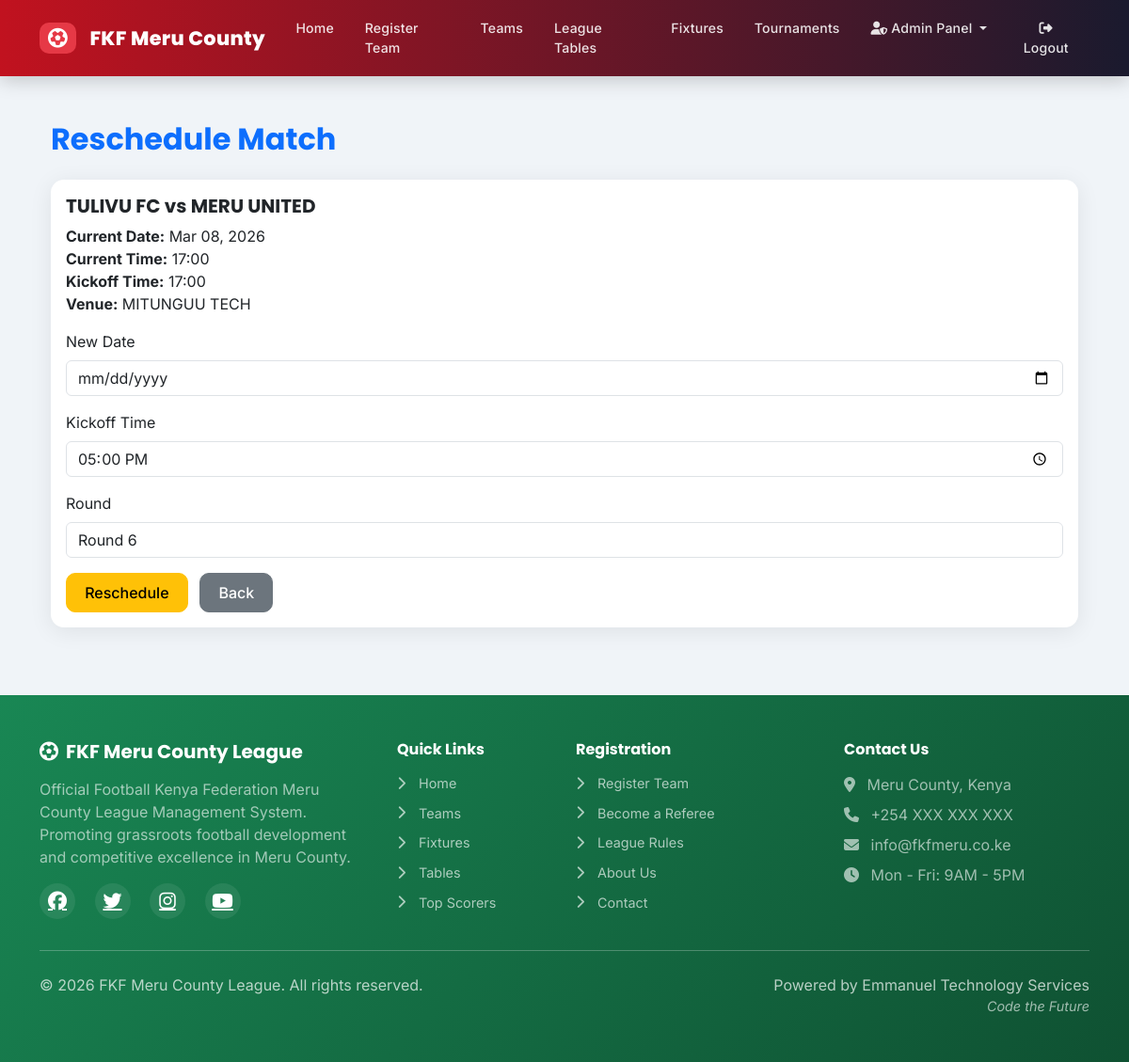
Page /matches/match/1154/reschedule/ (signed in) on the committed database.
### matches/models.py (models this page shows, shortened)
class Match(models.Model):
    STATUS_CHOICES = [
        ('scheduled', 'Scheduled'),
        ('live', 'Live'),
        ('ongoing', 'Ongoing'),
        ('completed', 'Completed'),
        ('postponed', 'Postponed'),
        ('cancelled', 'Cancelled'),
    ]
    home_team = models.ForeignKey(Team, on_delete=models.CASCADE, related_name='home_matches')
    away_team = models.ForeignKey(Team, on_delete=models.CASCADE, related_name='away_matches')
    zone = models.ForeignKey('teams.Zone', on_delete=models.CASCADE)
    round_number = models.IntegerField(default=1)
    match_date = models.DateTimeField()
    kickoff_time = models.CharField(
        max_length=5,
        blank=True,
        null=True,
        help_text="Format: HH:MM (e.g., 15:00 for 3 PM)"
    )
    venue = models.CharField(max_length=200)
    status = models.CharField(max_length=20, choices=STATUS_CHOICES, default='scheduled')
    start_time = models.DateTimeField(null=True, blank=True, help_text="Time when match went live.")
    home_score = models.IntegerField(default=0)
    away_score = models.IntegerField(default=0)
    referee = models.ForeignKey('referees.Referee', on_delete=models.SET_NULL, null=True, blank=True)
    assistant_referee_1 = models.ForeignKey('referees.Referee', on_delete=models.SET_NULL, null=True, blank=True, related_name='assistant_referee_1_matches')
    assistant_referee_2 = models.ForeignKey('referees.Referee', on_delete=models.SET_NULL, null=True, blank=True, related_name='assistant_referee_2_matches')
    created_at = models.DateTimeField(auto_now_add=True)
    updated_at = models.DateTimeField(auto_now=True)
    def __init__(self, *args, **kwargs):
        super().__init__(*args, **kwargs)
        if self.match_date and timezone.is_naive(self.match_date):
            self.match_date = timezone.make_aware(self.match_date)
    def __setattr__(self, name, value):
        if name == 'match_date' and value is not None:
            if hasattr(value, 'tzinfo') and timezone.is_naive(value):
                value = timezone.make_aware(value)
        super().__setattr__(name, value)

### teams/models.py (models this page shows, shortened)
class Team(models.Model):
    STATUS_CHOICES = [
        ('pending', 'Pending'),
        ('approved', 'Approved'),
        ('rejected', 'Rejected'),
        ('suspended', 'Suspended'),
    ]
    team_name = models.CharField(max_length=200, unique=True)
    team_code = models.CharField(max_length=20, unique=True, blank=True)
    logo = models.ImageField(upload_to='team_logos/', blank=True, null=True)
    location = models.CharField(max_length=200)
    home_ground = models.CharField(max_length=200)
    map_location = models.URLField(blank=True)
    latitude = models.DecimalField(max_digits=9, decimal_places=6, blank=True, null=True)
    longitude = models.DecimalField(max_digits=9, decimal_places=6, blank=True, null=True)
    contact_person = models.CharField(max_length=100)
    phone_number = models.CharField(
        max_length=13,
        unique=True,
        validators=[validate_kenya_phone],
        help_text="Must be +254 followed by 9 digits (e.g., +254712345678)"
    )
    email = models.EmailField(blank=True, unique=True)
    zone = models.ForeignKey(Zone, on_delete=models.SET_NULL, null=True, blank=True)
    status = models.CharField(max_length=20, choices=STATUS_CHOICES, default='pending')
    manager = models.ForeignKey(
        settings.AUTH_USER_MODEL,
        on_delete=models.SET_NULL,
        null=True,
        blank=True,
        related_name='managed_teams'
    )
    payment_status = models.BooleanField(default=False)
    payment_date = models.DateField(blank=True, null=True)
    home_jersey_color = models.CharField(max_length=50, blank=True, default='#dc3545')
    home_shorts_color = models.CharField(max_length=50, blank=True, default='#ffffff')
    home_socks_color = models.CharField(max_length=50, blank=True, default='#dc3545')
    away_jersey_color = models.CharField(max_length=50, blank=True, default='#ffffff')
    away_shorts_color = models.CharField(max_length=50, blank=True, default='#dc3545')
    away_socks_color = models.CharField(max_length=50, blank=True, default='#ffffff')
    third_jersey_color = models.CharField(max_length=50, blank=True)
    third_shorts_color = models.CharField(max_length=50, blank=True)
    third_socks_color = models.CharField(max_length=50, blank=True)
    gk_home_jersey_color = models.CharField(max_length=50, blank=True, default='#28a745')
    gk_home_shorts_color = models.CharField(max_length=50, blank=True, default='#28a745')
    gk_home_socks_color = models.CharField(max_length=50, blank=True, default='#28a745')
    gk_away_jersey_color = models.CharField(max_length=50, blank=True, default='#ffc107')
    gk_away_shorts_color = models.CharField(max_length=50, blank=True, default='#ffc107')
    gk_away_socks_color = models.CharField(max_length=50, blank=True, default='#ffc107')
    gk_third_jersey_color = models.CharField(max_length=50, blank=True)
    gk_third_shorts_color = models.CharField(max_length=50, blank=True)
    gk_third_socks_color = models.CharField(max_length=50, blank=True)
    kit_colors_set = models.BooleanField(default=False)
    kit_setup_prompt_shown = models.BooleanField(default=False)
    home_kit_image = models.ImageField(upload_to='kit_images/', blank=True, null=True,
                                      help_text="Upload home kit design/image")
    away_kit_image = models.ImageField(upload_to='kit_images/', blank=True, null=True,
                                      help_text="Upload away kit design/image")
    third_kit_image = models.ImageField(upload_to='kit_images/', blank=True, null=True,
                                       help_text="Upload third kit design/image")
    gk_home_kit_image = models.ImageField(upload_to='kit_images/', blank=True, null=True,
                                         help_text="Upload GK home kit design/image")
    gk_away_kit_image = models.ImageField(upload_to='kit_images/', blank=True, null=True,
                                         help_text="Upload GK away kit design/image")
    gk_third_kit_image = models.ImageField(upload_to='kit_images/', blank=True, null=True,
                                          help_text="Upload GK third kit design/image")
    registration_date = models.DateTimeField(auto_now_add=True)
    def __str__(self):
        return self.team_name
    class Meta:
        ordering = ['team_name']

### matches/admin_views.py (the view, shortened to what this page needs)
@staff_member_required
def reschedule_match(request, match_id):
    match = get_object_or_404(Match, id=match_id)
    rounds = Match.objects.values_list('round_number', flat=True).distinct().order_by('round_number')
    return render(request, 'admin_dashboard/reschedule_single.html', {'match': match, 'rounds': rounds})

### templates/admin_dashboard/reschedule_single.html (shortened to what this page needs)
{% extends 'base.html' %}
{% block content %}
<div class="container mt-4">
    <h2 class="mb-4 text-primary">Reschedule Match</h2>
    <div class="card">
        <div class="card-body">
            <h5>{{ match.home_team }} vs {{ match.away_team }}</h5>
                <p><strong>Current Date:</strong> {{ match.match_date|date:'M d, Y' }}<br>
                    <strong>Current Time:</strong> {{ match.match_date|time:'H:i' }}<br>
                    <strong>Kickoff Time:</strong> {{ match.kickoff_time }}<br>
                    <strong>Venue:</strong> {{ match.venue }}</p>
            <form method="post">
                <div class="mb-3">
                    <label for="new_date" class="form-label">New Date</label>
                    <input type="date" class="form-control" id="new_date" name="new_date" required>
                </div>
                <div class="mb-3">
                    <label for="new_kickoff_time" class="form-label">Kickoff Time</label>
                    <input type="time" class="form-control" id="new_kickoff_time" name="new_kickoff_time" value="{{ match.kickoff_time }}" required>
                </div>
                <div class="mb-3">
                    <label for="new_round" class="form-label">Round</label>
                    <select class="form-control" id="new_round" name="new_round" required>
                        {% for r in rounds %}
                            <option value="{{ r }}" {% if match.round_number == r %}selected{% endif %}>Round {{ r }}</option>
                        {% endfor %}
                    </select>
                </div>
                <button type="submit" class="btn btn-warning">Reschedule</button>
                <a href="{% url 'admin_dashboard:reschedule_fixtures_admin' %}" class="btn btn-secondary ms-2">Back</a>
            </form>
        </div>
    </div>
</div>
{% endblock %}

### static/css/app.css (style rules this page uses)
:root { --fkf-primary: #dc3545; --fkf-accent: #198754; }
body { -webkit-font-smoothing: antialiased; -moz-osx-font-smoothing: grayscale; }

### templates/base.html (style rules this page uses)
:root { --primary-red: #e63946; --primary-green: #2dc653; --primary-dark-green: #198754; --primary-white: #FFFFFF; --primary-black: #1a1a2e; --hover-green: #25a244; --accent-gold: #f4a261; --bg-light: #f0f4f8; --card-shadow: 0 4px 24px rgba(0,0,0,0.08); --card-shadow-hover: 0 8px 32px rgba(0,0,0,0.15); --radius: 14px; --transition: all 0.3s cubic-bezier(0.4,0,0.2,1); }
* { box-sizing: border-box; }
body { font-family: 'Inter', 'Segoe UI', sans-serif; background-color: var(--bg-light); display: flex; flex-direction: column; min-height: 100vh; margin: 0; padding: 0; color: #2d3748; }
h1,h2,h3,h4,h5,h6 { font-family: 'Poppins', sans-serif; font-weight: 700; }
.card { border: none; border-radius: var(--radius); box-shadow: var(--card-shadow); transition: var(--transition); overflow: hidden; }
.btn { border-radius: 10px; font-weight: 500; transition: var(--transition); padding: 0.5rem 1.2rem; }

### rows in the picture
Match: home_team "TULIVU FC", away_team "MERU UNITED", match_date "Mar 08, 2026", match_date "17:00", kickoff_time "17:00", venue "MITUNGUU TECH", new_kickoff_time "17:00", new_round "Round 6"
